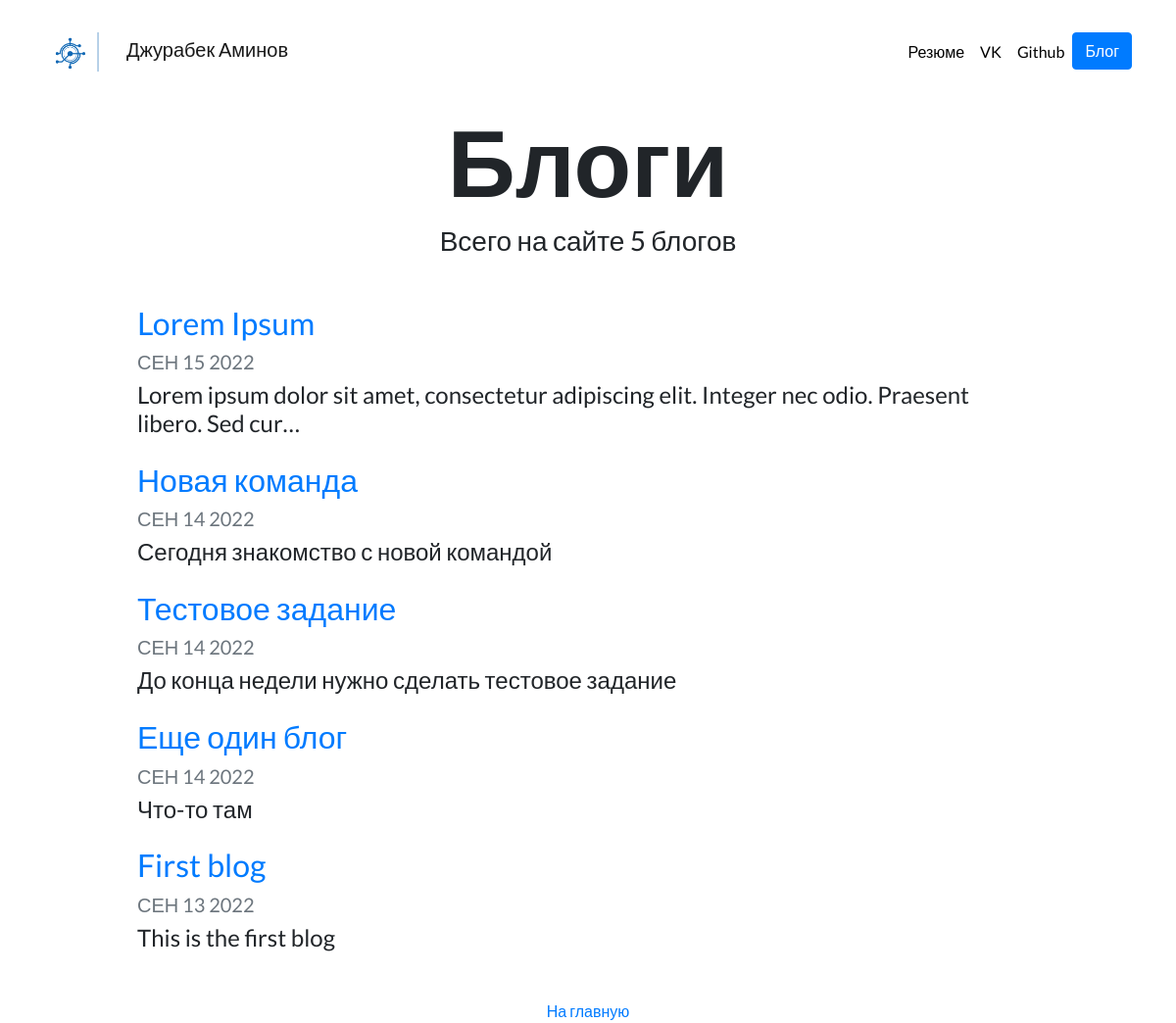
Screenshot of /blog/ with the database file from the repository.
### blog/models.py (models this page shows, shortened)
class Blog(models.Model):
    title = models.CharField(max_length=200)
    date = models.DateField()
    description = models.TextField()

### blog/views.py (the view)
# urls.py: path('', views.all_blogs, name='all_blogs'),
def all_blogs(request):
    blogs = Blog.objects.order_by('-date')  # Django импортирует все данные о блогах из БД
    return render(request, 'blog/all_blogs.html', {'blogs': blogs})

### blog/templatetags/blog_extras.py (called while the page is built)
@register.filter
def ru_plural(value, variants):
    variants = variants.split(",")
    value = abs(int(value))
    if value % 10 == 1 and value % 100 != 11:
        variant = 0
    elif 2 <= value % 10 <= 4 and \
            (value % 100 < 10 or value % 100 >= 20):
        variant = 1
    else:
        variant = 2
    return variants[variant]

### blog/templates/blog/all_blogs.html
{% extends 'portfolio/base.html' %}
{% block content %}
{% load blog_extras %}
{% load static %}
<h1 id="blogtitle" class="font-weight-bold text-center">Блоги</h1>
<h3 class="text-center mb-5">Всего на сайте {{ blogs.count }} {{ blogs.count|ru_plural:"блог,блога,блогов" }}</h3>
{% for blog in blogs %}
<div class="row justify-content-center my-3">
  <div class="col-md-10">
    <a href="{% url 'blog:detail' blog.id %}">
      <h2>{{ blog.title }}</h2>
    </a>
    <h5 class="text-muted">{{ blog.date|date:'M d Y'|upper }}</h5>
    <h4>{{ blog.description|striptags|truncatechars:100 }}</h4>
  </div>
</div>
{% endfor %}
     <div class="container text-center">
    <br>
    <a href="{% url 'home' %}">На главную</a>
    </div>
{% endblock %}

### portfolio/static/portfolio/custom.css (style rules this page uses)
body { font-family: 'Lato', sans-serif; }
#blogtitle { font-size: 6rem; }

### rows the page displays
Blog: title "Lorem Ipsum", date "СЕН 15 2022", description "Lorem ipsum dolor sit amet, consectetur adipiscing elit. Integer nec odio. Praesent libero. Sed cur…"
Blog: title "Новая команда", date "СЕН 14 2022", description "Сегодня знакомство с новой командой"
Blog: title "Тестовое задание", date "СЕН 14 2022", description "До конца недели нужно сделать тестовое задание"
Blog: title "Еще один блог", date "СЕН 14 2022", description "Что-то там"
Blog: title "First blog", date "СЕН 13 2022", description "This is the first blog"

### other values shown
{{ blogs.count }} "5"
{{ blogs.count|ru_plural:"блог,блога,блогов" }} "блогов"
